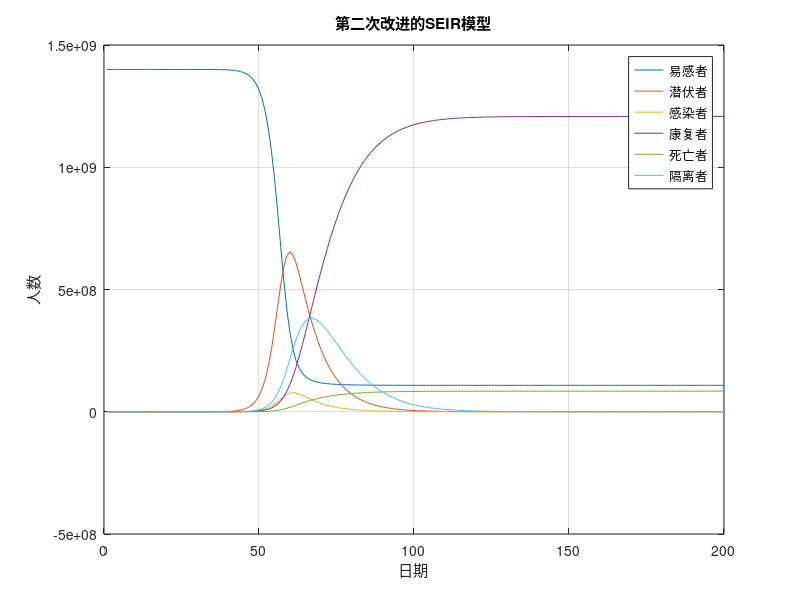

Reproduce this figure in MATLAB.
%SEIR模型第二次修正，政府隔离
clear;clc;
%参数设置
N = 1400000000;%人口数
I = 1;%传染者
R = 0;%康复者
D = 0;%死亡患者数量
E = 0;%潜伏者
S = N-I;%易感染者
Q = 0;
sum_I = 0;
a = 20;%感染者平均接触人数
b = 0.03;%感染率
lambda = a*b;%感染者感染系数
lambda_1 = lambda;%潜伏者感染系数
delta = 0.125;%潜伏者患病概率
mu = 0.1;%康复概率
mu_1 = 0.05;%潜伏者转阴率
mu_2 = 1.2*mu;%隔离者治愈率
alpha = 0.05;%死亡概率
alpha_1 = 0.05*alpha;%隔离者死亡率
sita = 0.9;%感染者收治率

T = 1:200;
for idx =1:length(T)-1
    S(idx+1)=S(idx)-lambda*I(idx)*S(idx)/N-lambda_1*E(idx)*S(idx)/N+mu_1*E(idx);%易感人数迭代
    E(idx+1)=E(idx)+lambda*S(idx)*I(idx)/N+lambda_1*E(idx)*S(idx)/N-(delta+mu_1)*E(idx);%潜伏者人数迭代
    I(idx+1)=I(idx)+delta*E(idx)-(mu+alpha+sita)*I(idx);%患病人数迭代
    R(idx+1)=R(idx)+mu*I(idx)+mu_2*Q(idx);%康复人数迭代 
    D(idx+1)=D(idx)+alpha*I(idx)+alpha_1*Q(idx);%死亡患者人数迭代
    Q(idx+1)=Q(idx)+sita*I(idx)-alpha_1*Q(idx)-mu_2*Q(idx);%隔离人数迭代
    sum_I(idx+1) = sum_I(idx) + delta*E(idx);%累计患病人数迭代
    Iq(idx+1) = I(idx)+Q(idx);%现存总患病人数迭代
end
save('output2.txt',"sum_I","Iq","D","R",'-ascii');%累计确诊\现存确诊\累计死亡\累计出院
plot(T,S,T,E,T,I,T,R,T,D,T,Q);
grid on;
xlabel('日期');
ylabel('人数');
legend('易感者','潜伏者','感染者','康复者','死亡者','隔离者');
title('第二次改进的SEIR模型');
